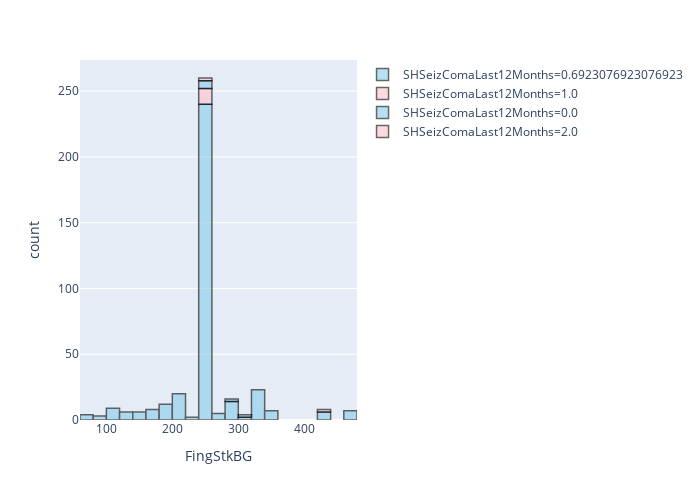

The notebook cell saved with this chart:
### Code cell
import plotly.express as px
fig1 = px.histogram(Diab1, x="FingStkBG", nbins=20,color='SHSeizComaLast12Months', color_discrete_sequence=['skyblue','pink']) 
fig1.update_traces(opacity=0.8, selector=dict(type='histogram'))
fig1.update_traces(marker_line_color='rgb(0,0,0)', marker_line_width=1.5, opacity=0.6)
fig1.update_layout(autosize=True, width=700,height=500)
fig1.show()

### Figure 1 — Plotly figure (JSON) as saved in the notebook; plotly's stock layout.template omitted (floating-point values rounded to 4 significant figures; data arrays with more than 128 entries replaced by an {"elided": "..."} marker saying what was removed)
{"data": [{"alignmentgroup": "True", "bingroup": "x", "hoverlabel": {"namelength": 0}, "hovertemplate": "SHSeizComaLast12Months=0.6923076923076923<br>FingStkBG=%{x}<br>count=%{y}", "legendgroup": "SHSeizComaLast12Months=0.6923076923076923", "marker": {"color": "skyblue", "line": {"color": "rgb(0,0,0)", "width": 1.5}}, "name": "SHSeizComaLast12Months=0.6923076923076923", "nbinsx": 20, "offsetgroup": "SHSeizComaLast12Months=0.6923076923076923", "opacity": 0.6, "orientation": "v", "showlegend": true, "type": "histogram", "x": {"elided": "374 float values"}, "xaxis": "x", "yaxis": "y"}, {"alignmentgroup": "True", "bingroup": "x", "hoverlabel": {"namelength": 0}, "hovertemplate": "SHSeizComaLast12Months=1.0<br>FingStkBG=%{x}<br>count=%{y}", "legendgroup": "SHSeizComaLast12Months=1.0", "marker": {"color": "pink", "line": {"color": "rgb(0,0,0)", "width": 1.5}}, "name": "SHSeizComaLast12Months=1.0", "nbinsx": 20, "offsetgroup": "SHSeizComaLast12Months=1.0", "opacity": 0.6, "orientation": "v", "showlegend": true, "type": "histogram", "x": [247.3, 431, 247.3, 247.3, 247.3, 247.3, 247.3, 247.3, 247.3, 247.3, 431, 247.3, 247.3, 247.3], "xaxis": "x", "yaxis": "y"}, {"alignmentgroup": "True", "bingroup": "x", "hoverlabel": {"namelength": 0}, "hovertemplate": "SHSeizComaLast12Months=0.0<br>FingStkBG=%{x}<br>count=%{y}", "legendgroup": "SHSeizComaLast12Months=0.0", "marker": {"color": "skyblue", "line": {"color": "rgb(0,0,0)", "width": 1.5}}, "name": "SHSeizComaLast12Months=0.0", "nbinsx": 20, "offsetgroup": "SHSeizComaLast12Months=0.0", "opacity": 0.6, "orientation": "v", "showlegend": true, "type": "histogram", "x": [282, 247.3, 310, 247.3, 247.3, 282, 247.3, 310, 247.3, 247.3], "xaxis": "x", "yaxis": "y"}, {"alignmentgroup": "True", "bingroup": "x", "hoverlabel": {"namelength": 0}, "hovertemplate": "SHSeizComaLast12Months=2.0<br>FingStkBG=%{x}<br>count=%{y}", "legendgroup": "SHSeizComaLast12Months=2.0", "marker": {"color": "pink", "line": {"color": "rgb(0,0,0)", "width": 1.5}}, "name": "SHSeizComaLast12Months=2.0", "nbinsx": 20, "offsetgroup": "SHSeizComaLast12Months=2.0", "opacity": 0.6, "orientation": "v", "showlegend": true, "type": "histogram", "x": [247.3, 247.3], "xaxis": "x", "yaxis": "y"}], "layout": {"autosize": true, "barmode": "relative", "height": 500, "legend": {"tracegroupgap": 0}, "margin": {"t": 60}, "width": 700, "xaxis": {"anchor": "y", "domain": [0, 1], "title": {"text": "FingStkBG"}}, "yaxis": {"anchor": "x", "domain": [0, 1], "title": {"text": "count"}}}}
